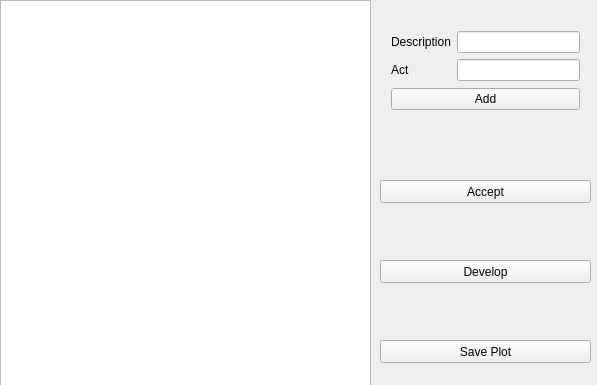
<?xml version="1.0" encoding="UTF-8"?>
<ui version="4.0">
 <class>WindowWidget</class>
 <widget class="QWidget" name="WindowWidget">
  <property name="geometry">
   <rect>
    <x>0</x>
    <y>0</y>
    <width>597</width>
    <height>385</height>
   </rect>
  </property>
  <property name="windowTitle">
   <string>WindowWidget</string>
  </property>
  <widget class="QListWidget" name="ideas">
   <property name="geometry">
    <rect>
     <x>0</x>
     <y>0</y>
     <width>371</width>
     <height>391</height>
    </rect>
   </property>
  </widget>
  <widget class="QPushButton" name="acceptButton">
   <property name="geometry">
    <rect>
     <x>380</x>
     <y>180</y>
     <width>211</width>
     <height>23</height>
    </rect>
   </property>
   <property name="text">
    <string>Accept</string>
   </property>
  </widget>
  <widget class="QPushButton" name="developButton">
   <property name="geometry">
    <rect>
     <x>380</x>
     <y>260</y>
     <width>211</width>
     <height>23</height>
    </rect>
   </property>
   <property name="text">
    <string>Develop</string>
   </property>
  </widget>
  <widget class="QWidget" name="layoutWidget">
   <property name="geometry">
    <rect>
     <x>380</x>
     <y>20</y>
     <width>211</width>
     <height>101</height>
    </rect>
   </property>
   <layout class="QVBoxLayout" name="verticalLayout">
    <item>
     <layout class="QFormLayout" name="formLayout">
      <item row="0" column="0">
       <widget class="QLabel" name="descriptionLabel">
        <property name="text">
         <string>Description</string>
        </property>
       </widget>
      </item>
      <item row="0" column="1">
       <widget class="QLineEdit" name="descriptionTextBox"/>
      </item>
      <item row="1" column="0">
       <widget class="QLabel" name="actLabel">
        <property name="text">
         <string>Act</string>
        </property>
       </widget>
      </item>
      <item row="1" column="1">
       <widget class="QLineEdit" name="actTextBox"/>
      </item>
     </layout>
    </item>
    <item>
     <widget class="QPushButton" name="addButton">
      <property name="text">
       <string>Add</string>
      </property>
     </widget>
    </item>
   </layout>
  </widget>
  <widget class="QPushButton" name="saveButton">
   <property name="geometry">
    <rect>
     <x>380</x>
     <y>340</y>
     <width>211</width>
     <height>23</height>
    </rect>
   </property>
   <property name="text">
    <string>Save Plot</string>
   </property>
  </widget>
 </widget>
 <layoutdefault spacing="6" margin="11"/>
 <resources/>
 <connections/>
</ui>
